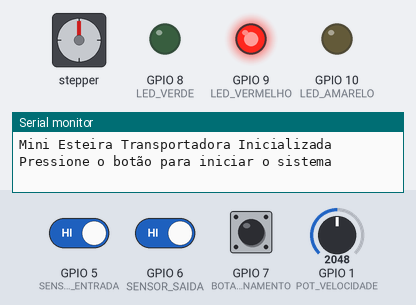
This sketch was run on a simulated ESP32-S3. Parts: stepper motor, output pins drawn as LEDs (lit = HIGH), the last lines printed to the serial monitor. Dashed ring = blinking. The inputs (shaded band) are chosen by the test bench; at power-on: GPIO 7 (BOTAO_ACIONAMENTO) HIGH, GPIO 5 (SENSOR_ENTRADA) HIGH, GPIO 6 (SENSOR_SAIDA) HIGH, GPIO 1 (POT_VELOCIDADE) = 2048. Stepper angles assume 200 steps per turn.

Above: at 1.2 s.
1.3 s: GPIO 7 (BOTAO_ACIONAMENTO) pulled LOW for 1 s
At 3.0 s:
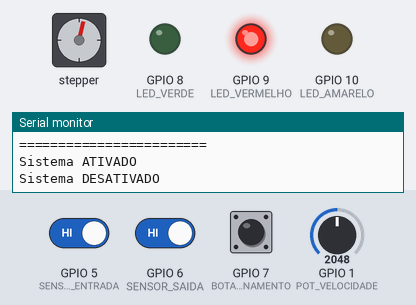
4.8 s: GPIO 7 (BOTAO_ACIONAMENTO) pulled LOW for 1 s
At 6.45 s:
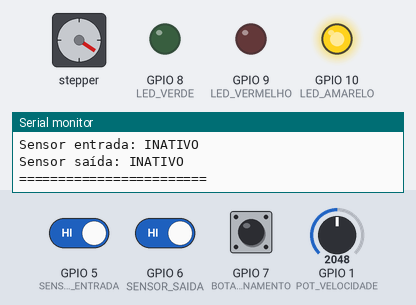
8.3 s: GPIO 5 (SENSOR_ENTRADA) driven LOW
At 9.3 s:
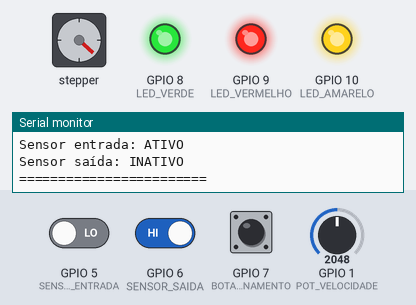
9.8 s: GPIO 6 (SENSOR_SAIDA) driven LOW
At 12.4 s:
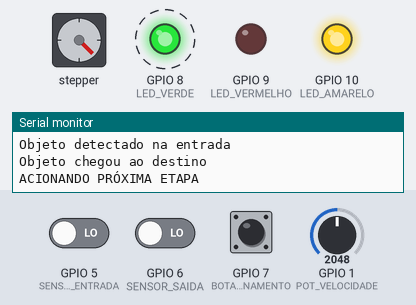
16.4 s: GPIO 5 (SENSOR_ENTRADA) driven HIGH
At 17.5 s:
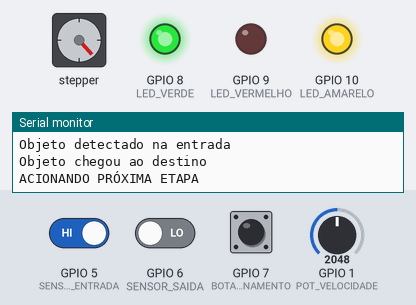
21.7 s: GPIO 7 (BOTAO_ACIONAMENTO) pulled LOW for 3.2 s
At 22.8 s:
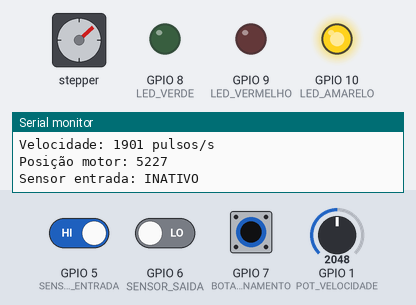
Timing chart, 0 to 33.7 s (numbered marks = the images above; inputs shaded):
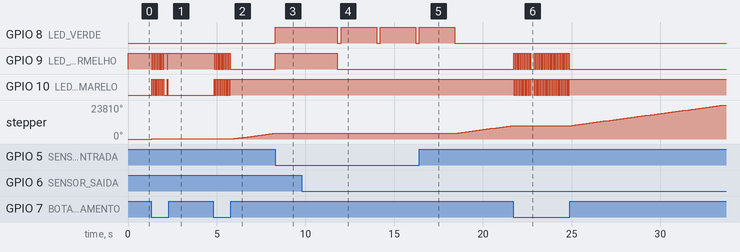

Measured:
- after the input at 1.3 s, GPIO 9 (LED_VERMELHO): goes 6 × (LOW 0.05 s, HIGH 0.05 s), LOW 0.05 s, HIGH 0.20 s, LOW 0.05 s, then HIGH, starting after 0.05 s; GPIO 10 (LED_AMARELO): goes 6 × (HIGH 0.05 s, LOW 0.05 s), HIGH 0.05 s, LOW 0.20 s, HIGH 0.05 s, then LOW, starting after 0.05 s; stepper: turns 14° clockwise in 0.85 s, starting after 0.05 s
- after the input at 4.8 s, GPIO 9 (LED_VERMELHO): alternates HIGH for 0.05 s and LOW for 0.05 s, 19 changes in all, then stays LOW, starting after 0.05 s; GPIO 10 (LED_AMARELO): alternates HIGH for 0.05 s and LOW for 0.05 s, 19 changes in all, then stays HIGH, starting after 0.05 s; stepper: keeps turning clockwise at about 1179°/s, starting after 0.05 s
- after the input at 8.3 s, GPIO 8 (LED_VERDE), GPIO 9 (LED_VERMELHO): LOW → HIGH at once
- after the input at 16.4 s, GPIO 8 (LED_VERDE): goes on until 18.4 s, then stays LOW
- after the input at 21.7 s, GPIO 9 (LED_VERMELHO): goes 9 × (HIGH 0.05 s, LOW 0.05 s), HIGH 0.05 s, LOW 0.19 s, 19 × (HIGH 0.05 s, LOW 0.05 s), HIGH 0.05 s, then LOW, starting after 0.05 s; GPIO 10 (LED_AMARELO): goes 9 × (LOW 0.05 s, HIGH 0.05 s), LOW 0.05 s, HIGH 0.19 s, 19 × (LOW 0.05 s, HIGH 0.05 s), LOW 0.05 s, then HIGH, starting after 0.05 s

The sketch:

esteira-transportadora.ino
```cpp
// Mini Esteira Transportadora Modular - Arduino
#include <AccelStepper.h>

// Pinos do motor de passo
const int STEP_PIN = 2;
const int DIR_PIN = 3;
const int ENABLE_PIN = 4;

// Pinos dos sensores
const int SENSOR_ENTRADA = 5;    // Sensor IR entrada
const int SENSOR_SAIDA = 6;      // Sensor IR saída
const int BOTAO_ACIONAMENTO = 7; // Botão para iniciar ciclo

// Pinos dos LEDs de status
const int LED_VERDE = 8;  // Peça detectada
const int LED_VERMELHO = 9; // Erro
const int LED_AMARELO = 10; // Em funcionamento

// Pinos do potenciômetro (controle de velocidade)
const int POT_VELOCIDADE = A0;

// Configuração do motor de passo
AccelStepper stepper(AccelStepper::DRIVER, STEP_PIN, DIR_PIN);

// Variáveis de controle
bool sistemaAtivo = false;
bool objetoDetectado = false;
int velocidadeMotor = 500;  // Pulsos por segundo

void setup() {
  Serial.begin(9600);

  // Configura pinos
  pinMode(ENABLE_PIN, OUTPUT);
  pinMode(SENSOR_ENTRADA, INPUT_PULLUP);
  pinMode(SENSOR_SAIDA, INPUT_PULLUP);
  pinMode(BOTAO_ACIONAMENTO, INPUT_PULLUP);
  pinMode(LED_VERDE, OUTPUT);
  pinMode(LED_VERMELHO, OUTPUT);
  pinMode(LED_AMARELO, OUTPUT);

  // Configura motor de passo
  stepper.setMaxSpeed(1000.0);
  stepper.setAcceleration(500.0);
  stepper.setSpeed(velocidadeMotor);
  stepper.setEnablePin(ENABLE_PIN);
  stepper.setPinsInverted(false, false, true); // Enable low true = enable

  // Estado inicial
  sistemaAtivo = false;
  stopMotor();
  updateLEDs();

  Serial.println("Mini Esteira Transportadora Inicializada");
  Serial.println("Pressione o botão para iniciar o sistema");
}

void loop() {
  // Atualiza velocidade baseada no potenciômetro
  updateVelocity();

  // Monitora botões
  if (digitalRead(BOTAO_ACIONAMENTO) == LOW) {
    delay(50); // Debounce
    if (digitalRead(BOTAO_ACIONAMENTO) == LOW) {
      toggleSistema();
    }
  }

  if (sistemaAtivo) {
    handleSensors();
    runMotor();
  } else {
    stopMotor();
  }

  // Atualiza LEDs
  updateLEDs();

  // Log periódico
  static unsigned long lastLog = 0;
  if (millis() - lastLog > 2000) {
    logStatus();
    lastLog = millis();
  }
}

void toggleSistema() {
  sistemaAtivo = !sistemaAtivo;
  if (!sistemaAtivo) {
    objetoDetectado = false;
  }
  Serial.println(sistemaAtivo ? "Sistema ATIVADO" : "Sistema DESATIVADO");
}

void handleSensors() {
  bool entradaDetectada = (digitalRead(SENSOR_ENTRADA) == LOW);
  bool saidaDetectada = (digitalRead(SENSOR_SAIDA) == LOW);

  // Detecta objeto na entrada
  if (entradaDetectada && !objetoDetectado) {
    objetoDetectado = true;
    Serial.println("Objeto detectado na entrada");

    // Para o motor para aguardar posicionamento
    stepper.stop();
  }

  // Detecta objeto na saída
  if (saidaDetectada && objetoDetectado) {
    objetoDetectado = false;
    Serial.println("Objeto chegou ao destino");

    // Para o motor
    stepper.stop();

    // Aciona próxima etapa (ex: braço robótico)
    acionarProximaEtapa();
  }
}

void acionarProximaEtapa() {
  Serial.println("ACIONANDO PRÓXIMA ETAPA");

  // Aqui você pode adicionar código para:
  // - Acionar um servo motor
  // - Enviar sinal para outro Arduino
  // - Acionar uma bomba pneumática
  // - Etc.

  // Exemplo: acender LED verde por 2 segundos
  digitalWrite(LED_VERDE, HIGH);
  delay(2000);
  digitalWrite(LED_VERDE, LOW);
}

void runMotor() {
  // Só executa se não há objeto detectado na entrada
  if (!objetoDetectado) {
    stepper.run();
  }
}

void stopMotor() {
  stepper.stop();
  // Mantém o enable ativo para segurar posição
  // stepper.disableOutputs(); // Desabilita se quiser economizar energia
}

void updateVelocity() {
  int potValue = analogRead(POT_VELOCIDADE);
  // Mapeia de 0-1023 para 100-1000 pulsos/s
  velocidadeMotor = map(potValue, 0, 1023, 100, 1000);
  stepper.setSpeed(velocidadeMotor);
}

void updateLEDs() {
  // LED Amarelo: sistema ativo
  digitalWrite(LED_AMARELO, sistemaAtivo ? HIGH : LOW);

  // LED Vermelho: erro ou sistema inativo
  digitalWrite(LED_VERMELHO, (!sistemaAtivo || objetoDetectado) ? HIGH : LOW);

  // LED Verde: objeto detectado (ativo)
  digitalWrite(LED_VERDE, objetoDetectado ? HIGH : LOW);
}

void logStatus() {
  Serial.println("=== STATUS DA ESTEIRA ===");
  Serial.printf("Sistema: %s\n", sistemaAtivo ? "ATIVO" : "INATIVO");
  Serial.printf("Objeto detectado: %s\n", objetoDetectado ? "SIM" : "NÃO");
  Serial.printf("Velocidade: %d pulsos/s\n", velocidadeMotor);
  Serial.printf("Posição motor: %d\n", stepper.currentPosition());
  Serial.printf("Sensor entrada: %s\n", digitalRead(SENSOR_ENTRADA) == LOW ? "ATIVO" : "INATIVO");
  Serial.printf("Sensor saída: %s\n", digitalRead(SENSOR_SAIDA) == LOW ? "ATIVO" : "INATIVO");
  Serial.println("========================");
}

// Funções de segurança
void emergencia() {
  sistemaAtivo = false;
  stopMotor();
  digitalWrite(LED_VERMELHO, HIGH);
  Serial.println("*** EMERGÊNCIA ATIVADA ***");

  // Aguarda botão ser solto
  while (digitalRead(BOTAO_ACIONAMENTO) == LOW) {
    delay(100);
  }

  digitalWrite(LED_VERMELHO, LOW);
  Serial.println("Sistema resetado. Pressione botão para reativar.");
}

// Função para calibração do motor
void calibrarMotor() {
  Serial.println("Iniciando calibração do motor...");

  // Move para posição zero
  stepper.moveTo(0);
  while (stepper.isRunning()) {
    stepper.run();
  }

  // Move 1000 passos para frente
  stepper.moveTo(1000);
  while (stepper.isRunning()) {
    stepper.run();
  }

  // Volta à posição zero
  stepper.moveTo(0);
  while (stepper.isRunning()) {
    stepper.run();
  }

  Serial.println("Calibração concluída");
}
```
